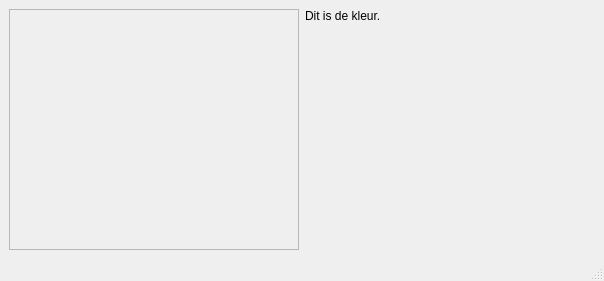
<?xml version="1.0" encoding="UTF-8"?>
<ui version="4.0">
 <class>QtExtensionsWindow</class>
 <widget class="QMainWindow" name="QtExtensionsWindow">
  <property name="geometry">
   <rect>
    <x>0</x>
    <y>0</y>
    <width>604</width>
    <height>281</height>
   </rect>
  </property>
  <property name="windowTitle">
   <string>QtExtensionsWindow</string>
  </property>
  <widget class="QWidget" name="centralwidget">
   <layout class="QGridLayout" name="gridLayout">
    <item row="0" column="1">
     <layout class="QHBoxLayout" name="horizontalLayout">
      <item>
       <widget class="TestColorLabel" name="lb_color">
        <property name="text">
         <string>Dit is de kleur.</string>
        </property>
       </widget>
      </item>
     </layout>
    </item>
    <item row="1" column="1">
     <spacer name="verticalSpacer">
      <property name="orientation">
       <enum>Qt::Vertical</enum>
      </property>
      <property name="sizeHint" stdset="0">
       <size>
        <width>20</width>
        <height>40</height>
       </size>
      </property>
     </spacer>
    </item>
    <item row="0" column="0" rowspan="2">
     <widget class="zcColorPicker" name="fr_colorpicker">
      <property name="frameShape">
       <enum>QFrame::StyledPanel</enum>
      </property>
      <property name="frameShadow">
       <enum>QFrame::Raised</enum>
      </property>
     </widget>
    </item>
   </layout>
  </widget>
  <widget class="QMenuBar" name="menubar">
   <property name="geometry">
    <rect>
     <x>0</x>
     <y>0</y>
     <width>604</width>
     <height>22</height>
    </rect>
   </property>
  </widget>
  <widget class="QStatusBar" name="statusbar"/>
 </widget>
 <customwidgets>
  <customwidget>
   <class>zcColorPicker</class>
   <extends>QFrame</extends>
   <header location="global">zccolorpicker.h</header>
   <container>1</container>
  </customwidget>
  <customwidget>
   <class>TestColorLabel</class>
   <extends>QLabel</extends>
   <header location="global">testcolorlabel.h</header>
  </customwidget>
 </customwidgets>
 <resources/>
 <connections/>
</ui>
